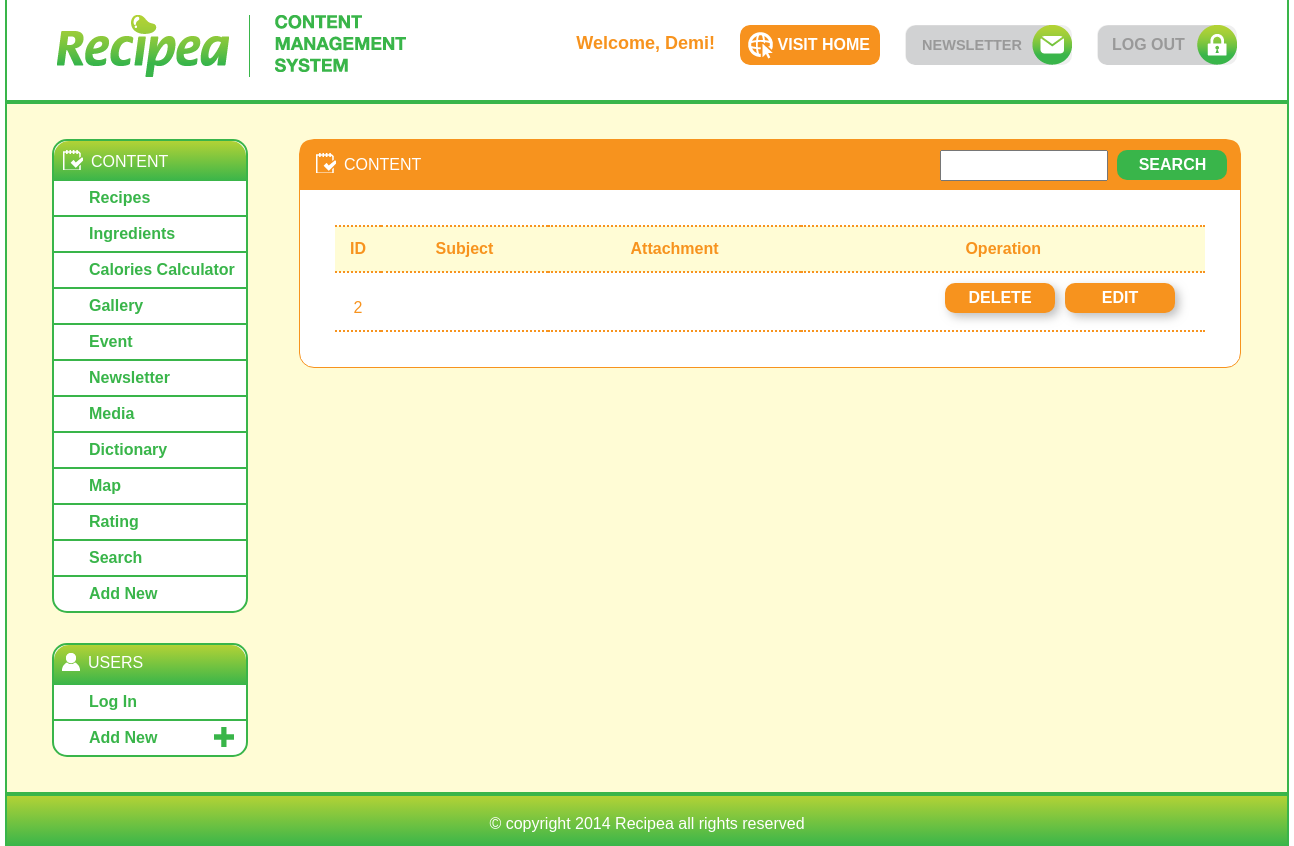
Page /admin/admin_newsletter.php (signed in) on the earlier database version.
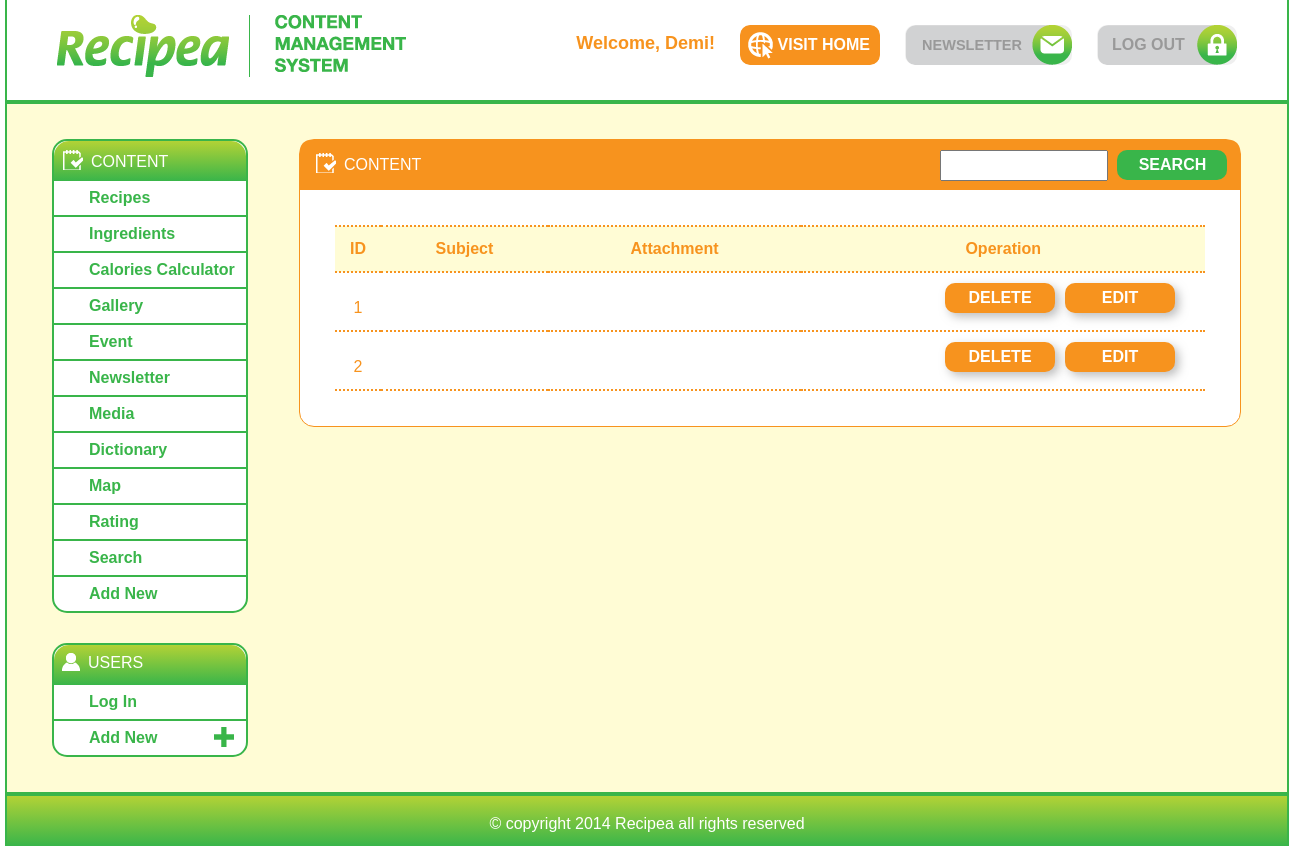
Same page on the later database version.
### tables this page shows
CREATE TABLE IF NOT EXISTS `newsletter` (
    `idNewsletter` INT(11) NOT NULL AUTO_INCREMENT,
    `content` VARCHAR(255) NOT NULL,
    PRIMARY KEY (`idNewsletter`)
);

### Class_Folder/newsletterClass.php (called while the page is built, shortened)
<?php
class newsletterClass {
    public function getNews() {
        $db= database::getDB();
        $query = "SELECT * FROM newsletter ORDER BY idNewsletter";
        $news = $db->query($query);
        return $news;
    }
}

### admin/admin_newsletter.php (the view, shortened to what this page needs)
<?php
    require_once '../Class_Folder/newsletterClass.php';
    $news = new newsletterClass();
    $allnews = $news->getNews();
    if((($_SESSION['myusername']))){
?>
<!DOCTYPE html>
<html lang="en">
    <head>
    <link rel="stylesheet" href="css/admin_style.css" />
    <link rel="stylesheet" href="css/admin_gallery.css" />
    </head>
    <body>
        <?php require_once 'admin_header.php'; ?>
        <?php require_once 'admin_navigation.php'; ?>
        <section>
            <article id="main">
                <div id="articleHead"><img id="content_icon2" src="img/master/content_icon.png" alt="Content Icon">CONTENT</div>
                <div id="articleHeadR">
                    <form id="form" method="get" action="http://www.google.com">
                    <input id="searchbox" type="search" name="search">
                    <button id="searchbutton" class="roundcorner" type="button">SEARCH</button>
                    </form>
                </div>
                <table>
                    <thead>
                    <tr>
                        <th>ID</th>
                        <th>Subject</th>
                        <th>Attachment</th>
                        <th>Operation</th>
                    </tr>
                    </thead>
                <?php foreach($allnews as $eachnews): ?>
                    <tbody>
                        <tr>
                            <td><?php echo $eachnews['idNewsletter']; ?></td>
                            <td><?php echo $eachnews['subject']; ?></td>
                            <td><?php echo $eachnews['attachment']; ?></td>
                            <td>
                                <form action="update_newsletterform.php" method="post" id="update_newsletter">
                                    <input id="editbutton" type="submit" class="roundcorner" type="button" value="EDIT" />
                                </form>
                                <form action="functions/delete_newsletter.php" method="post" id="delete_login">
                                    <input id="deletebutton" type="submit" class="roundcorner" type="button" value="DELETE" />
                                </form>
                            </td>
                        </tr>
                    </tbody>
                <?php endforeach;?>
            </table>
            </article>
        </section>
        </div>
        <?php require_once 'admin_footer.php'; ?>
    </body>
</html>
<?php } else{
        header("location:../index.php");}
?>

Differences in the rows shown:
added newsletter: idNewsletter "1"
